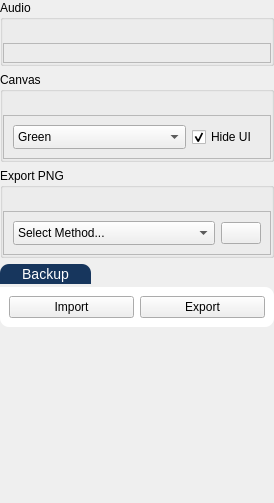
                        <widget class="QWidget" name="scrollAreaWidgetContents_3">
                         <property name="geometry">
                          <rect>
                           <x>0</x>
                           <y>0</y>
                           <width>274</width>
                           <height>503</height>
                          </rect>
                         </property>
                         <layout class="QVBoxLayout" name="verticalLayout_20">
                          <property name="leftMargin">
                           <number>0</number>
                          </property>
                          <property name="topMargin">
                           <number>0</number>
                          </property>
                          <property name="rightMargin">
                           <number>0</number>
                          </property>
                          <property name="bottomMargin">
                           <number>0</number>
                          </property>
                          <item>
                           <widget class="QGroupBox" name="groupBox_7">
                            <property name="title">
                             <string>Audio</string>
                            </property>
                            <layout class="QVBoxLayout" name="verticalLayout_14">
                             <property name="leftMargin">
                              <number>0</number>
                             </property>
                             <property name="topMargin">
                              <number>23</number>
                             </property>
                             <property name="rightMargin">
                              <number>0</number>
                             </property>
                             <property name="bottomMargin">
                              <number>0</number>
                             </property>
                             <item>
                              <widget class="QFrame" name="audioFrame">
                               <property name="styleSheet">
                                <string notr="true"/>
                               </property>
                               <property name="frameShape">
                                <enum>QFrame::StyledPanel</enum>
                               </property>
                               <property name="frameShadow">
                                <enum>QFrame::Raised</enum>
                               </property>
                               <layout class="QGridLayout" name="gridLayout"/>
                              </widget>
                             </item>
                            </layout>
                           </widget>
                          </item>
                          <item>
                           <widget class="QGroupBox" name="groupBox_6">
                            <property name="title">
                             <string>Canvas</string>
                            </property>
                            <layout class="QVBoxLayout" name="verticalLayout_13">
                             <property name="leftMargin">
                              <number>0</number>
                             </property>
                             <property name="topMargin">
                              <number>23</number>
                             </property>
                             <property name="rightMargin">
                              <number>0</number>
                             </property>
                             <property name="bottomMargin">
                              <number>0</number>
                             </property>
                             <item>
                              <widget class="QFrame" name="frame_6">
                               <property name="styleSheet">
                                <string notr="true"/>
                               </property>
                               <property name="frameShape">
                                <enum>QFrame::StyledPanel</enum>
                               </property>
                               <property name="frameShadow">
                                <enum>QFrame::Raised</enum>
                               </property>
                               <layout class="QHBoxLayout" name="horizontalLayout_7">
                                <item>
                                 <widget class="QComboBox" name="comboBox">
                                  <property name="sizePolicy">
                                   <sizepolicy hsizetype="Preferred" vsizetype="Fixed">
                                    <horstretch>0</horstretch>
                                    <verstretch>0</verstretch>
                                   </sizepolicy>
                                  </property>
                                  <property name="cursor">
                                   <cursorShape>PointingHandCursor</cursorShape>
                                  </property>
                                  <property name="sizeAdjustPolicy">
                                   <enum>QComboBox::AdjustToMinimumContentsLengthWithIcon</enum>
                                  </property>
                                  <property name="frame">
                                   <bool>true</bool>
                                  </property>
                                  <item>
                                   <property name="text">
                                    <string>Green</string>
                                   </property>
                                  </item>
                                  <item>
                                   <property name="text">
                                    <string>Magenta</string>
                                   </property>
                                  </item>
                                  <item>
                                   <property name="text">
                                    <string>Cyan</string>
                                   </property>
                                  </item>
                                  <item>
                                   <property name="text">
                                    <string>Blue</string>
                                   </property>
                                  </item>
                                  <item>
                                   <property name="text">
                                    <string>Yellow</string>
                                   </property>
                                  </item>
                                  <item>
                                   <property name="text">
                                    <string>White</string>
                                   </property>
                                  </item>
                                  <item>
                                   <property name="text">
                                    <string>None</string>
                                   </property>
                                  </item>
                                 </widget>
                                </item>
                                <item>
                                 <widget class="QCheckBox" name="HideUI">
                                  <property name="sizePolicy">
                                   <sizepolicy hsizetype="Fixed" vsizetype="Fixed">
                                    <horstretch>0</horstretch>
                                    <verstretch>0</verstretch>
                                   </sizepolicy>
                                  </property>
                                  <property name="cursor">
                                   <cursorShape>PointingHandCursor</cursorShape>
                                  </property>
                                  <property name="layoutDirection">
                                   <enum>Qt::LeftToRight</enum>
                                  </property>
                                  <property name="styleSheet">
                                   <string notr="true"/>
                                  </property>
                                  <property name="text">
                                   <string>Hide UI </string>
                                  </property>
                                  <property name="checked">
                                   <bool>true</bool>
                                  </property>
                                  <property name="tristate">
                                   <bool>false</bool>
                                  </property>
                                 </widget>
                                </item>
                               </layout>
                              </widget>
                             </item>
                            </layout>
                           </widget>
                          </item>
                          <item>
                           <widget class="QGroupBox" name="groupBox_8">
                            <property name="title">
                             <string>Export PNG</string>
                            </property>
                            <layout class="QVBoxLayout" name="verticalLayout_35">
                             <property name="leftMargin">
                              <number>0</number>
                             </property>
                             <property name="topMargin">
                              <number>23</number>
                             </property>
                             <property name="rightMargin">
                              <number>0</number>
                             </property>
                             <property name="bottomMargin">
                              <number>0</number>
                             </property>
                             <item>
                              <widget class="QFrame" name="audioFrame_2">
                               <property name="styleSheet">
                                <string notr="true"/>
                               </property>
                               <property name="frameShape">
                                <enum>QFrame::StyledPanel</enum>
                               </property>
                               <property name="frameShadow">
                                <enum>QFrame::Raised</enum>
                               </property>
                               <layout class="QGridLayout" name="gridLayout_4">
                                <item row="0" column="0">
                                 <widget class="QComboBox" name="PNGmethod">
                                  <property name="sizePolicy">
                                   <sizepolicy hsizetype="Preferred" vsizetype="Preferred">
                                    <horstretch>0</horstretch>
                                    <verstretch>0</verstretch>
                                   </sizepolicy>
                                  </property>
                                  <property name="toolTip">
                                   <string/>
                                  </property>
                                  <property name="whatsThis">
                                   <string>&lt;html&gt;&lt;head/&gt;&lt;body&gt;&lt;p&gt;&lt;span style=&quot; font-weight:600;&quot;&gt;Alpha Composite:&lt;/span&gt; Best for images with some transparency but it can't do different size images.&lt;/p&gt;&lt;p&gt;&lt;span style=&quot; font-weight:600;&quot;&gt;Pillow Paste:&lt;/span&gt; Best for images with different sizes and positions, but it struggles with transparency.&lt;/p&gt;&lt;p&gt;&lt;span style=&quot; font-weight:600;&quot;&gt;Alpha Composite + Pillow Paste:&lt;/span&gt; Tries to combine the two for a better image, won't make promises.&lt;/p&gt;&lt;p&gt;&lt;span style=&quot; font-weight:600;&quot;&gt;Screenshot:&lt;/span&gt; Just takes a screenshot of the model.&lt;/p&gt;&lt;p&gt;&lt;span style=&quot; font-weight:600;&quot;&gt;Screenshot + Chroma Key:&lt;/span&gt; Just takes a screenshot of the model and tries to remove the background.&lt;/p&gt;&lt;/body&gt;&lt;/html&gt;</string>
                                  </property>
                                  <property name="maxVisibleItems">
                                   <number>10</number>
                                  </property>
                                  <property name="sizeAdjustPolicy">
                                   <enum>QComboBox::AdjustToMinimumContentsLengthWithIcon</enum>
                                  </property>
                                  <item>
                                   <property name="text">
                                    <string>Select Method...</string>
                                   </property>
                                  </item>
                                  <item>
                                   <property name="text">
                                    <string>Alpha Composite</string>
                                   </property>
                                  </item>
                                  <item>
                                   <property name="text">
                                    <string>Pillow Paste</string>
                                   </property>
                                  </item>
                                  <item>
                                   <property name="text">
                                    <string>AlphaCom + PILPaste</string>
                                   </property>
                                  </item>
                                  <item>
                                   <property name="text">
                                    <string>Screenshot</string>
                                   </property>
                                  </item>
                                  <item>
                                   <property name="text">
                                    <string>Screenshot + Chroma Key</string>
                                   </property>
                                  </item>
                                 </widget>
                                </item>
                                <item row="0" column="1">
                                 <widget class="QPushButton" name="PNG">
                                  <property name="sizePolicy">
                                   <sizepolicy hsizetype="Fixed" vsizetype="Fixed">
                                    <horstretch>0</horstretch>
                                    <verstretch>0</verstretch>
                                   </sizepolicy>
                                  </property>
                                  <property name="cursor">
                                   <cursorShape>PointingHandCursor</cursorShape>
                                  </property>
                                  <property name="toolTip">
                                   <string>Save PNG Image</string>
                                  </property>
                                  <property name="statusTip">
                                   <string/>
                                  </property>
                                  <property name="whatsThis">
                                   <string/>
                                  </property>
                                  <property name="text">
                                   <string/>
                                  </property>
                                  <property name="icon">
                                   <iconset>
                                    <normaloff>../Icons/image-mobile-ui-svgrepo-com.svg</normaloff>../Icons/image-mobile-ui-svgrepo-com.svg</iconset>
                                  </property>
                                  <property name="iconSize">
                                   <size>
                                    <width>25</width>
                                    <height>25</height>
                                   </size>
                                  </property>
                                 </widget>
                                </item>
                               </layout>
                              </widget>
                             </item>
                            </layout>
                           </widget>
                          </item>
                          <item>
                           <widget class="QGroupBox" name="groupBox_14">
                            <property name="styleSheet">
                             <string notr="true">*{
	color: black;
}

QGroupBox {
border-color: #FF17365D;
font-size: 14px;
border-radius: 15px;
}

QGroupBox::title {
border-top-left-radius: 9px;
border-top-right-radius: 9px;
padding: 2px 20px;
background-color: #FF17365D;
color: rgb(255, 255, 255);
}

QFrame{
	border-top-right-radius: 9px;
	border-bottom-right-radius: 9px;
	border-bottom-left-radius: 9px;
	background-color: rgb(255, 255, 255);
}</string>
                            </property>
                            <property name="title">
                             <string>Backup</string>
                            </property>
                            <layout class="QVBoxLayout" name="verticalLayout_37">
                             <property name="leftMargin">
                              <number>0</number>
                             </property>
                             <property name="topMargin">
                              <number>23</number>
                             </property>
                             <property name="rightMargin">
                              <number>0</number>
                             </property>
                             <property name="bottomMargin">
                              <number>0</number>
                             </property>
                             <item>
                              <widget class="QFrame" name="audioFrame_4">
                               <property name="styleSheet">
                                <string notr="true"/>
                               </property>
                               <property name="frameShape">
                                <enum>QFrame::StyledPanel</enum>
                               </property>
                               <property name="frameShadow">
                                <enum>QFrame::Raised</enum>
                               </property>
                               <layout class="QHBoxLayout" name="horizontalLayout_8">
                                <item>
                                 <widget class="QPushButton" name="PNG1_2">
                                  <property name="cursor">
                                   <cursorShape>PointingHandCursor</cursorShape>
                                  </property>
                                  <property name="toolTip">
                                   <string>Better for assets with some transparency, better image results except if you have different size images</string>
                                  </property>
                                  <property name="statusTip">
                                   <string/>
                                  </property>
                                  <property name="whatsThis">
                                   <string/>
                                  </property>
                                  <property name="text">
                                   <string>Import</string>
                                  </property>
                                  <property name="icon">
                                   <iconset>
                                    <normaloff>../Icons/allowed-mobile-ui-svgrepo-com.svg</normaloff>../Icons/allowed-mobile-ui-svgrepo-com.svg</iconset>
                                  </property>
                                  <property name="iconSize">
                                   <size>
                                    <width>25</width>
                                    <height>25</height>
                                   </size>
                                  </property>
                                 </widget>
                                </item>
                                <item>
                                 <widget class="QPushButton" name="PNG2_2">
                                  <property name="cursor">
                                   <cursorShape>PointingHandCursor</cursorShape>
                                  </property>
                                  <property name="toolTip">
                                   <string>Better when you have diferent sized assets, as the other one requires them all to have the same size and position</string>
                                  </property>
                                  <property name="statusTip">
                                   <string/>
                                  </property>
                                  <property name="whatsThis">
                                   <string/>
                                  </property>
                                  <property name="text">
                                   <string>Export</string>
                                  </property>
                                  <property name="icon">
                                   <iconset>
                                    <normaloff>../Icons/allowed-mobile-ui-svgrepo-com.svg</normaloff>../Icons/allowed-mobile-ui-svgrepo-com.svg</iconset>
                                  </property>
                                  <property name="iconSize">
                                   <size>
                                    <width>25</width>
                                    <height>25</height>
                                   </size>
                                  </property>
                                 </widget>
                                </item>
                               </layout>
                              </widget>
                             </item>
                            </layout>
                           </widget>
                          </item>
                          <item>
                           <spacer name="verticalSpacer">
                            <property name="orientation">
                             <enum>Qt::Vertical</enum>
                            </property>
                            <property name="sizeHint" stdset="0">
                             <size>
                              <width>20</width>
                              <height>40</height>
                             </size>
                            </property>
                           </spacer>
                          </item>
                         </layout>
                        </widget>
